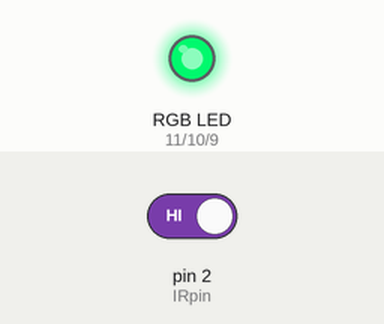
Recording of a sketch running on a simulated Arduino Uno, built with avr-gcc and run on an emulated ATmega328P. Shown: an RGB LED mixed from three pins (HIGH = lit). Inputs (shaded band) come from the test bench; at power-on: pin 2 (IRpin) HIGH. Dim RGB values are drawn brighter than linear.

Above: at 1.2 s.
1.3 s: pin 2 (IRpin) driven LOW
At 1.7 s:
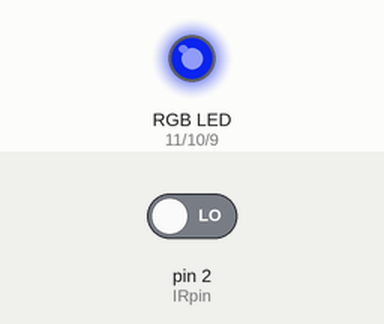
Timing chart, 0 to 4.3 s (numbered marks = the images above; inputs shaded):
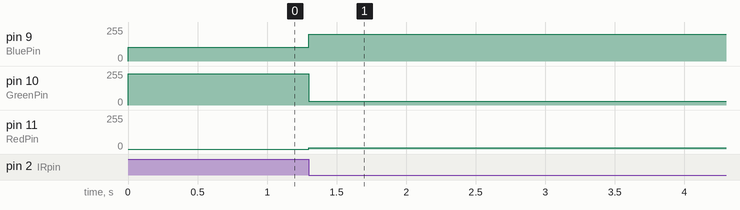

Measured:
- after the input at 1.3 s, pin 9 (BluePin): 103/255 → 199/255 at once; pin 10 (GreenPin): 235/255 → 30/255 at once; pin 11 (RedPin): 0/255 → 8/255 at once

The sketch:

Problem1.ino
```cpp
#define IRpin 2
#define RedPin 11
#define GreenPin 10
#define BluePin 9
void setup() {
  pinMode(IRpin, INPUT);
  pinMode(RedPin, OUTPUT);
  pinMode(GreenPin, OUTPUT);
  pinMode(BluePin, OUTPUT);
}

void loop() {
  if (!digitalRead(IRpin)) {
    analogWrite(RedPin, 8); //yellow
    analogWrite(GreenPin, 30);
    analogWrite(BluePin, 199);
  } else {
    analogWrite(RedPin, 0); //pink
    analogWrite(GreenPin, 235);
    analogWrite(BluePin, 103);
  }
}
```
